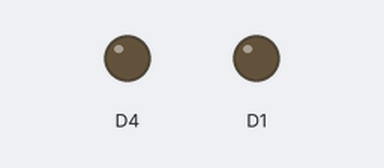
This sketch was run on a simulated ESP8266 (NodeMCU). Shown: output pins drawn as LEDs (lit = HIGH).

Above: at 2.5 s.
At 7.5 s:
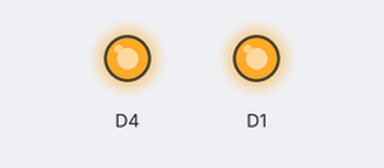
Timing chart, 0 to 13.0 s (numbered marks = the images above):
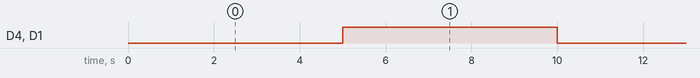

Measured:
- by itself, D4, D1: alternates HIGH for 5.0 s and LOW for 5.0 s

The sketch:

plytka_test1.ino
```cpp
void setup() {
  Serial.begin(115200);
  Serial.setTimeout(2000);

  pinMode(D1, OUTPUT);
  pinMode(D4, OUTPUT);
  // 3v d2 rozłączone
}

void loop() {
  digitalWrite(D1, LOW);
  digitalWrite(D4, LOW);
  delay(5000);
  digitalWrite(D1, HIGH);
  digitalWrite(D4, HIGH);
  delay(5000);
}
```
